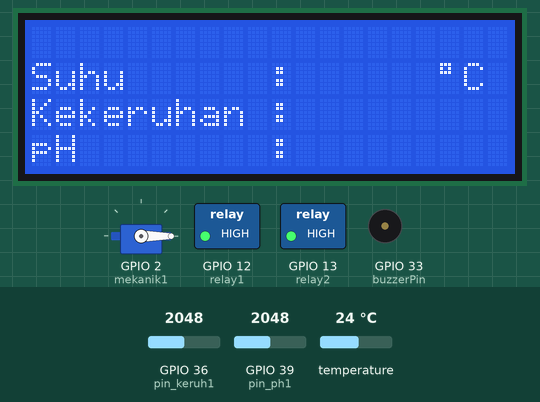
A sketch run on a simulated ESP32. Parts: 20×4 character LCD, servo, switched loads named in the sketch (green lamp = pin HIGH), buzzer (waves = sounding, pin HIGH). Inputs (shaded band) come from the test bench; at power-on: GPIO 36 (pin_keruh1) = 2048, temperature 24 °C, GPIO 39 (pin_ph1) = 2048. WiFi joins after 1.5 s; servers stay silent unless stated; the local clock reads 2024-03-15 10:24:30 at power-on unless the sketch sets it; what the sketch prints to the serial monitor is not drawn.

Above: at 6.6 s.
6.7 s: GPIO 36 (pin_keruh1) set to 3258
At 8.5 s:
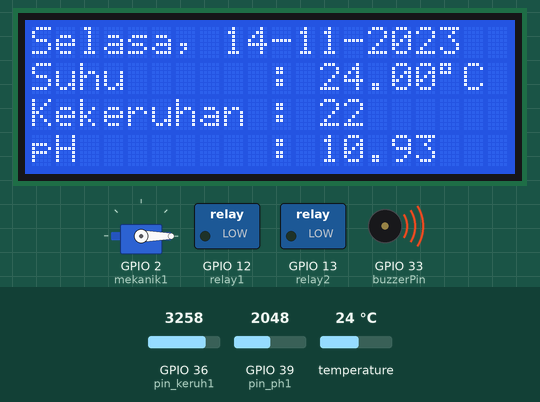
20.0 s: GPIO 36 (pin_keruh1) set to 3334
At 21.7 s:
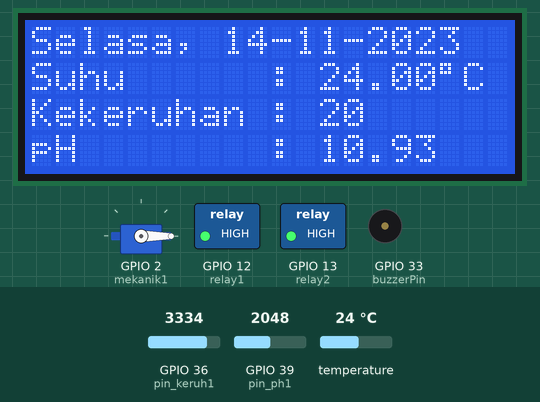
26.8 s: temperature set to 33.7 °C
At 29.4 s:
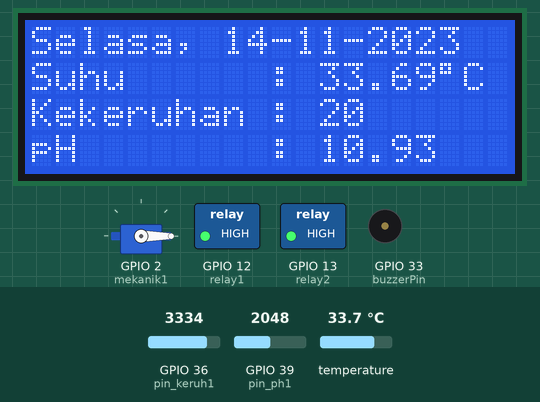
33.6 s: temperature set to 34.6 °C
At 35.2 s:
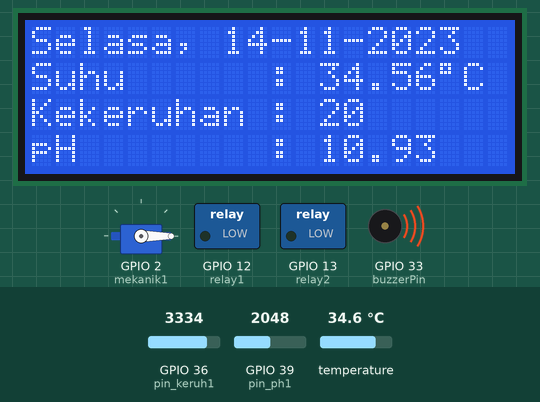
40.8 s: GPIO 39 (pin_ph1) set to 2866
At 42.4 s:
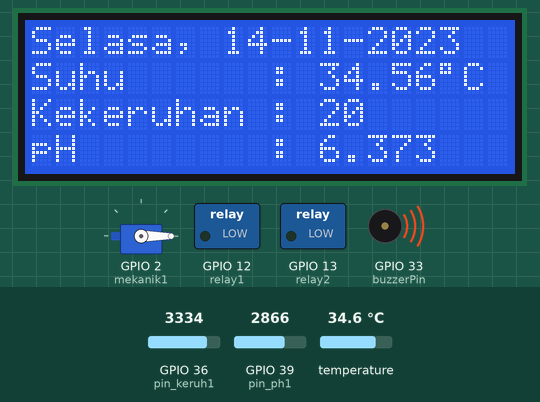
52.7 s: GPIO 39 (pin_ph1) set to 3603
At 54.5 s:
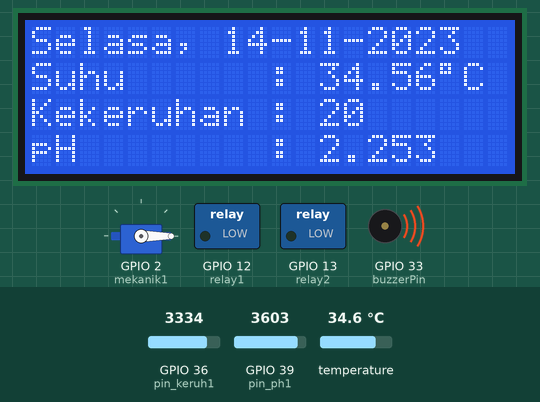
Timing chart, 0 to 65.6 s (numbered marks = the images above; inputs shaded):
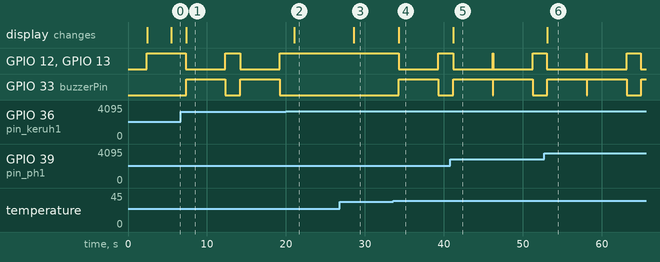

Measured:
- the behaviour switches between 3307 and 3308 on GPIO 36 (pin_keruh1) (found by bisection; images 1 and 2)
- the behaviour switches between 34 and 34.1 °C on temperature (found by bisection; images 3 and 4)
- after the input at 6.7 s, the display: changes after 0.65 s (image 1)
- after the input at 20.0 s, GPIO 12 (relay1), GPIO 13 (relay2): stays HIGH (without the input it goes to LOW after 1.1 s); GPIO 33 (buzzerPin): stays LOW (without the input it goes to HIGH after 1.1 s); the display: changes after 1.1 s (image 2)
- after the input at 26.8 s, the display: changes after 1.8 s (image 3)
- after the input at 33.6 s, GPIO 12 (relay1), GPIO 13 (relay2): HIGH → LOW after 0.69 s, → HIGH 5.0 s later; GPIO 33 (buzzerPin): LOW → HIGH after 0.72 s, → LOW 5.0 s later; the display: changes after 0.72 s (image 4)
- after the input at 40.8 s, the display: changes after 0.41 s (image 5)
- after the input at 52.7 s, the display: changes after 0.39 s (image 6)

The sketch:

test_pery_good.ino
```cpp
#include <Wire.h>
#include <LiquidCrystal_I2C.h>
#include "RTClib.h"
#include <ESP32Servo.h>
#include <OneWire.h>
#include <DallasTemperature.h>
#include <WiFi.h>
#include <WiFiClient.h>
#include <BlynkSimpleEsp32.h>
#define BLYNK_PRINT Serial

/*
   ANALOG
   Turbidity          D36 / VP
   pH                 D39 / VN
*/

/* DIGITAL
   Temperature        D5
   Buzzer             D33
   Servo              D2
*/

/*
   SDA                D21
   SCL                D22
   GND                GND
*/

/*
  Relay1              D34
  Relay1              D35
*/

LiquidCrystal_I2C lcd(0x27, 20, 4);

char auth[] = "4GQPj-DQPFGC2JUo5N5R2Je2Gu9vbk8T";  //Enter your Blynk Auth token
char ssid[] = "modal";  //Enter your WIFI SSID
char pass[] = "anggi123";  //Enter your WIFI Password

// RTC DS3231
RTC_DS3231 rtc;

char dataHari[7][12] = {"Minggu", "Senin", "Selasa", "Rabu", "Kamis", "Jumat", "Sabtu"};
String hari;
int tanggal, bulan, tahun, jam, menit, detik;

// Servo
Servo mekanik1;

// Sensor Suhu DS18B20
#define ONE_WIRE_BUS1 5

// Inisialisasi objek OneWire dan DallasTemperature
OneWire oneWire1(ONE_WIRE_BUS1);
DallasTemperature sensorSuhu1(&oneWire1);

float suhukolam1;

// Sensor Turbidity SEN0189
const int pin_keruh1 = 36;

int nilai_analog_keruh1;
int kolam1;
int keruhkolam1;

// Sensor pH PH4502C
const int pin_ph1 = 39;

float nilai_analog_ph1;
float kalibrasi1;
float Ph1;
float Ph_Kolam1;

// Relay
const int relay1 = 12;
const int relay2 = 13;
int relayON = LOW;
int relayOFF = HIGH;

const byte buzzerPin = 33;

void setup() {
  Serial.begin(9600);

  WiFi.begin(ssid, pass); // Ganti dengan nama dan kata sandi WiFi Anda
  while (WiFi.status() != WL_CONNECTED) {
    delay(1000);
    Serial.println("Connecting to WiFi...");
  }
  Serial.println("Connected to WiFi");

  Blynk.begin(auth, ssid, pass, "blynk.cloud", 80);

  // Sensor
  sensorSuhu1.begin();
  pinMode(pin_keruh1, INPUT);
  pinMode(pin_ph1, INPUT);
  pinMode(buzzerPin, OUTPUT);
  Wire.begin(21, 22);
  lcd.init();
  lcd.backlight();

  if (! rtc.begin()) {
    Serial.println("RTC Tidak Ditemukan");
    Serial.flush();
    abort();
  }

  rtc.adjust(DateTime(F(__DATE__), F(__TIME__)));

  // Aktuator : Servo
  mekanik1.attach(2); // Hubungkan servo ke pin D2 pada ESP32
  mekanik1.write(0);

  // Relay
  pinMode(relay1, OUTPUT);
  pinMode(relay2, OUTPUT);
  digitalWrite(relay1, relayOFF);
  digitalWrite(relay2, relayOFF);

  lcd.setCursor(5, 0);
  lcd.print("WELCOME!!!");
  lcd.setCursor(2, 1);
  lcd.print("SMART AQUACULTURE");
  lcd.setCursor(0, 2);
  lcd.print("CONTROL & MONITORING");
  lcd.setCursor(2, 3);
  lcd.print("FOR WATER QUALITY");
  delay(3000);
  lcd.clear();

  lcd.setCursor(0, 1);
  lcd.print("Suhu      :  ");
  lcd.setCursor (17, 1);
  lcd.print ((char)223);
  lcd.print ("C");
  lcd.setCursor(0, 2);
  lcd.print("Kekeruhan : ");
  lcd.setCursor(0, 3);
  lcd.print("pH        :   ");
}

void loop() {
  Blynk.run();//Run the Blynk library

  bacartc();

  // Suhu
  suhukolam1 = bacasuhu1();
  Blynk.virtualWrite(V0, suhukolam1);
  Serial.println(suhukolam1);
  // Kekeruhan
  keruhkolam1 = bacakeruh1();
  Blynk.virtualWrite(V1, keruhkolam1);
  Serial.println(keruhkolam1);
  // pH
  Ph_Kolam1 = bacapH1();
  Blynk.virtualWrite(V2, Ph_Kolam1);
  Serial.println(Ph_Kolam1);

  bacaLcd();

  // Servo nyala pakan ikan
  if ((jam == 9 && menit == 00 && detik == 30) || (jam == 15 && menit == 00 && detik == 30)) {
    servoputar(10);
  }

  // Widget LED Servo
  if ((jam == 9 && menit == 00 && detik == 30) || (jam == 15 && menit == 00 && detik == 30)) {
    WidgetLED LED(V8);
    LED.on();
    delay(5000);
  } else {
    WidgetLED LED(V8);
    LED.off();
  }

  // Suhu
  if (suhukolam1 > 34.0) {
    digitalWrite(relay1, relayON);
    digitalWrite(relay2, relayON);
    Blynk.logEvent("tingkat_suhu", "Pemberitahuan! Suhu aquarium saat ini telah melebihi batas normal / tinggi (Suhu > 34 °C)"); //Enter your Event Name
    bacaLcd();
    WidgetLED LED(V5);
    LED.on();
    digitalWrite(buzzerPin, HIGH);
    delay(5000);
    digitalWrite(relay1, relayOFF);
    digitalWrite(relay2, relayOFF);
    digitalWrite(buzzerPin, LOW);
  } else {
    bacaLcd();
    WidgetLED LED(V5);
    LED.off();
    digitalWrite(buzzerPin, LOW);
  }

  // Kekeruhan
  if (keruhkolam1 > 20) {
    digitalWrite(relay1, relayON);
    digitalWrite(relay2, relayON);
    Blynk.logEvent("tingkat_keruh", "Pemberitahuan! Tingkat kekeruhan air dalam aquarium telah melebihi batas keruh (Tingkat Keruh > 50 NTU)."); //Enter your Event Name
    bacaLcd();
    WidgetLED LED(V6);
    LED.on();
    digitalWrite(buzzerPin, HIGH);
    delay(5000);
    digitalWrite(relay1, relayOFF);
    digitalWrite(relay2, relayOFF);
    digitalWrite(buzzerPin, LOW);
  } else {
    bacaLcd();
    WidgetLED LED(V6);
    LED.off();
    digitalWrite(buzzerPin, LOW);
  }

  // pH
  if (Ph_Kolam1 < 6.5) {
    digitalWrite(relay1, relayON);
    digitalWrite(relay2, relayON);
    Blynk.logEvent("tingkat_ph", "pH di dalam aquarium telah berada di bawah kondisi netral / terlalu asam (pH < 7)"); //Enter your Event Name
    bacaLcd();
    WidgetLED LED(V7);
    LED.on();
    digitalWrite(buzzerPin, HIGH);
    delay(5000);
    digitalWrite(relay1, relayOFF);
    digitalWrite(relay2, relayOFF);
    digitalWrite(buzzerPin, LOW);
  } else {
    bacaLcd();
    WidgetLED LED(V7);
    LED.off();
    digitalWrite(buzzerPin, LOW);
  }
}

float bacasuhu1() {
  sensorSuhu1.requestTemperatures();
  float suhu1 = sensorSuhu1.getTempCByIndex(0);
  return suhu1;
}

int bacakeruh1() {
  nilai_analog_keruh1 = analogRead(pin_keruh1) / 4;
  kolam1 = map(nilai_analog_keruh1, 0, 1023, 100, 1);
  return kolam1;
}

float bacapH1() {
  nilai_analog_ph1 = analogRead(pin_ph1) / 4;
  kalibrasi1 = 1023 - nilai_analog_ph1;
  Ph1 = (7 * kalibrasi1) / 313;
  Ph1 = Ph1 - 0.5;

  return Ph1;
}

void bacartc() {
  DateTime now = rtc.now();
  hari    = dataHari[now.dayOfTheWeek()];
  tanggal = now.day(), DEC;
  bulan   = now.month(), DEC;
  tahun   = now.year(), DEC;
  jam     = now.hour(), DEC;
  menit   = now.minute(), DEC;
  detik   = now.second(), DEC;

  Serial.println(String() + hari + ", " + tanggal + "-" + bulan + "-" + tahun);
  Serial.println(String() + jam + ":" + menit + ":" + detik);
  delay(1000);
}

void bacaLcd() {
  lcd.setCursor(0, 0);
  lcd.print(String() + hari + ", " + tanggal + "-" + bulan + "-" + tahun);
  lcd.setCursor(12, 1);
  lcd.print (suhukolam1);
  lcd.setCursor(12, 2);
  lcd.print(keruhkolam1);
  lcd.setCursor(12, 3);
  lcd.print(Ph_Kolam1);
}

void servoputar(int jumlah) {
  for (int i = 1; i <= jumlah; i++) {
    mekanik1.write(180);
    delay(100);
    mekanik1.write(0);
    delay(100);
  }
}
```
